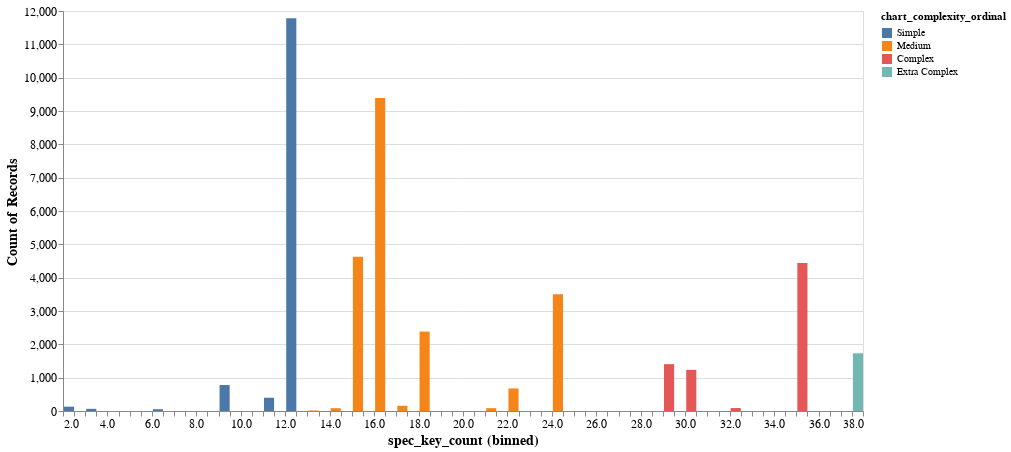

This figure's notebook cell:
### Code cell
# create a histogram of df['spec_key_count']
histogram = alt.Chart(df).mark_bar().encode(
    alt.X("spec_key_count:Q", bin=alt.Bin(maxbins=100)),
    alt.Y("count():Q"),
    alt.Color("chart_complexity_ordinal:N", legend=chart_complexity_legend),
    tooltip=["count():Q", "spec_key_count:Q"]
).properties(
    width=800,
    height=400
).configure_axis(
    labelFontSize=12,
    titleFontSize=14
).configure_title(
    fontSize=16
)

histogram.display()

### Figure 1 — Vega specification as saved in the notebook (floating-point values rounded to 4 significant figures)
{"$schema": "https://vega.github.io/schema/vega/v5.json", "data": [{"name": "source_0", "values": [{"__count": 398, "__count_end": 398.0, "__count_start": 0.0, "bin_maxbins_100_spec_key_count": 11.0, "bin_maxbins_100_spec_key_count_end": 11.5, "chart_complexity_ordinal": 0, "spec_key_count": 11}, {"__count": 2382, "__count_end": 2382.0, "__count_start": 0.0, "bin_maxbins_100_spec_key_count": 18.0, "bin_maxbins_100_spec_key_count_end": 18.5, "chart_complexity_ordinal": 1, "spec_key_count": 18}, {"__count": 676, "__count_end": 676.0, "__count_start": 0.0, "bin_maxbins_100_spec_key_count": 22.0, "bin_maxbins_100_spec_key_count_end": 22.5, "chart_complexity_ordinal": 1, "spec_key_count": 22}, {"__count": 4628, "__count_end": 4628.0, "__count_start": 0.0, "bin_maxbins_100_spec_key_count": 15.0, "bin_maxbins_100_spec_key_count_end": 15.5, "chart_complexity_ordinal": 1, "spec_key_count": 15}, {"__count": 3501, "__count_end": 3501.0, "__count_start": 0.0, "bin_maxbins_100_spec_key_count": 24.0, "bin_maxbins_100_spec_key_count_end": 24.5, "chart_complexity_ordinal": 1, "spec_key_count": 24}, {"__count": 11783, "__count_end": 11780.0, "__count_start": 0.0, "bin_maxbins_100_spec_key_count": 12.0, "bin_maxbins_100_spec_key_count_end": 12.5, "chart_complexity_ordinal": 0, "spec_key_count": 12}, {"__count": 779, "__count_end": 779.0, "__count_start": 0.0, "bin_maxbins_100_spec_key_count": 9.0, "bin_maxbins_100_spec_key_count_end": 9.5, "chart_complexity_ordinal": 0, "spec_key_count": 9}, {"__count": 65, "__count_end": 65.0, "__count_start": 0.0, "bin_maxbins_100_spec_key_count": 3.0, "bin_maxbins_100_spec_key_count_end": 3.5, "chart_complexity_ordinal": 0, "spec_key_count": 3}, {"__count": 130, "__count_end": 130.0, "__count_start": 0.0, "bin_maxbins_100_spec_key_count": 2.0, "bin_maxbins_100_spec_key_count_end": 2.5, "chart_complexity_ordinal": 0, "spec_key_count": 2}, {"__count": 4440, "__count_end": 4440.0, "__count_start": 0.0, "bin_maxbins_100_spec_key_count": 35.0, "bin_maxbins_100_spec_key_count_end": 35.5, "chart_complexity_ordinal": 2, "spec_key_count": 35}, {"__count": 85, "__count_end": 85.0, "__count_start": 0.0, "bin_maxbins_100_spec_key_count": 21.0, "bin_maxbins_100_spec_key_count_end": 21.5, "chart_complexity_ordinal": 1, "spec_key_count": 21}, {"__count": 89, "__count_end": 89.0, "__count_start": 0.0, "bin_maxbins_100_spec_key_count": 32.0, "bin_maxbins_100_spec_key_count_end": 32.5, "chart_complexity_ordinal": 2, "spec_key_count": 32}, {"__count": 158, "__count_end": 158.0, "__count_start": 0.0, "bin_maxbins_100_spec_key_count": 17.0, "bin_maxbins_100_spec_key_count_end": 17.5, "chart_complexity_ordinal": 1, "spec_key_count": 17}, {"__count": 9391, "__count_end": 9391.0, "__count_start": 0.0, "bin_maxbins_100_spec_key_count": 16.0, "bin_maxbins_100_spec_key_count_end": 16.5, "chart_complexity_ordinal": 1, "spec_key_count": 16}, {"__count": 1731, "__count_end": 1731.0, "__count_start": 0.0, "bin_maxbins_100_spec_key_count": 37.5, "bin_maxbins_100_spec_key_count_end": 38.0, "chart_complexity_ordinal": 3, "spec_key_count": 38}, {"__count": 84, "__count_end": 84.0, "__count_start": 0.0, "bin_maxbins_100_spec_key_count": 14.0, "bin_maxbins_100_spec_key_count_end": 14.5, "chart_complexity_ordinal": 1, "spec_key_count": 14}, {"__count": 16, "__count_end": 16.0, "__count_start": 0.0, "bin_maxbins_100_spec_key_count": 13.0, "bin_maxbins_100_spec_key_count_end": 13.5, "chart_complexity_ordinal": 1, "spec_key_count": 13}, {"__count": 54, "__count_end": 54.0, "__count_start": 0.0, "bin_maxbins_100_spec_key_count": 6.0, "bin_maxbins_100_spec_key_count_end": 6.5, "chart_complexity_ordinal": 0, "spec_key_count": 6}, {"__count": 1405, "__count_end": 1405.0, "__count_start": 0.0, "bin_maxbins_100_spec_key_count": 29.0, "bin_maxbins_100_spec_key_count_end": 29.5, "chart_complexity_ordinal": 2, "spec_key_count": 29}, {"__count": 1234, "__count_end": 1234.0, "__count_start": 0.0, "bin_maxbins_100_spec_key_count": 30.0, "bin_maxbins_100_spec_key_count_end": 30.5, "chart_complexity_ordinal": 2, "spec_key_count": 30}]}, {"name": "source_0_color_domain_chart_complexity_ordinal", "values": [{"chart_complexity_ordinal": 0}, {"chart_complexity_ordinal": 1}, {"chart_complexity_ordinal": 2}, {"chart_complexity_ordinal": 3}]}], "signals": [{"name": "bin_maxbins_100_spec_key_count_bins", "value": {"fields": ["spec_key_count"], "fname": "bin_spec_key_count", "start": 2.0, "step": 0.5, "stop": 38.0}}], "marks": [{"type": "rect", "name": "marks", "from": {"data": "source_0"}, "encode": {"update": {"x2": {"field": "bin_maxbins_100_spec_key_count", "scale": "x", "offset": {"signal": "0.5 + (abs(scale(\"x\", datum[\"bin_maxbins_100_spec_key_count_end\"]) - scale(\"x\", datum[\"bin_maxbins_100_spec_key_count\"])) < 0.25 ? -0.5 * (0.25 - (abs(scale(\"x\", datum[\"bin_maxbins_100_spec_key_count_end\"]) - scale(\"x\", datum[\"bin_maxbins_100_spec_key_count\"])))) : 0.5)"}}, "y": {"field": "__count_end", "scale": "y"}, "y2": {"field": "__count_start", "scale": "y"}, "x": {"field": "bin_maxbins_100_spec_key_count_end", "scale": "x", "offset": {"signal": "0.5 + (abs(scale(\"x\", datum[\"bin_maxbins_100_spec_key_count_end\"]) - scale(\"x\", datum[\"bin_maxbins_100_spec_key_count\"])) < 0.25 ? 0.5 * (0.25 - (abs(scale(\"x\", datum[\"bin_maxbins_100_spec_key_count_end\"]) - scale(\"x\", datum[\"bin_maxbins_100_spec_key_count\"])))) : -0.5)"}}, "tooltip": {"signal": "{\"Count of Records\": format(datum[\"__count\"], \"\"), \"spec_key_count\": format(datum[\"spec_key_count\"], \"\")}"}, "fill": {"field": "chart_complexity_ordinal", "scale": "color"}}}, "style": ["bar"]}], "scales": [{"name": "x", "type": "linear", "domain": {"signal": "[bin_maxbins_100_spec_key_count_bins.start, bin_maxbins_100_spec_key_count_bins.stop]"}, "range": [0, {"signal": "width"}], "bins": {"signal": "bin_maxbins_100_spec_key_count_bins"}, "zero": false}, {"name": "y", "type": "linear", "domain": {"data": "source_0", "fields": ["__count_start", "__count_end"]}, "range": [{"signal": "height"}, 0], "nice": true, "zero": true}, {"name": "color", "type": "ordinal", "domain": {"data": "source_0_color_domain_chart_complexity_ordinal", "field": "chart_complexity_ordinal", "sort": true}, "range": "category"}], "axes": [{"scale": "y", "zindex": 0, "gridScale": "x", "domain": false, "maxExtent": 0, "minExtent": 0, "aria": false, "grid": true, "labels": false, "orient": "left", "tickCount": {"signal": "ceil(height/40)"}, "ticks": false}, {"scale": "x", "orient": "bottom", "labelOverlap": true, "title": "spec_key_count (binned)", "tickCount": {"signal": "ceil(width/10)"}, "labelFlush": true, "zindex": 0, "grid": false}, {"scale": "y", "tickCount": {"signal": "ceil(height/40)"}, "title": "Count of Records", "grid": false, "orient": "left", "labelOverlap": true, "zindex": 0}], "padding": 5, "style": "cell", "background": "white", "height": 400, "legends": [{"fill": "color", "symbolType": "square", "title": "chart_complexity_ordinal", "encode": {"labels": {"update": {"text": {"signal": "\n        {\n            0: 'Simple',\n            1: 'Medium',\n            2: 'Complex',\n            3: 'Extra Complex'\n        }[datum.label]\n        "}}}}}], "config": {"axis": {"labelFontSize": 12, "titleFontSize": 14}, "style": {"group-title": {"fontSize": 16}}}, "width": 800}
